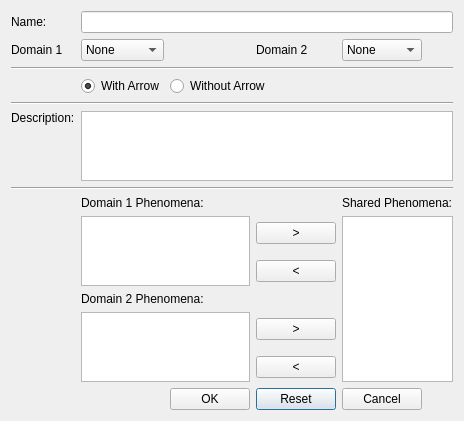
<?xml version="1.0" encoding="UTF-8"?>
<ui version="4.0">
 <class>EditInterface</class>
 <widget class="QDialog" name="EditInterface">
  <property name="geometry">
   <rect>
    <x>0</x>
    <y>0</y>
    <width>450</width>
    <height>350</height>
   </rect>
  </property>
  <property name="windowTitle">
   <string>Dialog</string>
  </property>
  <layout class="QGridLayout" name="gridLayout">
   <item row="4" column="0" colspan="6">
    <widget class="Line" name="line_2">
     <property name="orientation">
      <enum>Qt::Horizontal</enum>
     </property>
    </widget>
   </item>
   <item row="5" column="0">
    <widget class="QLabel" name="descriptionLabel">
     <property name="text">
      <string>Description:</string>
     </property>
     <property name="alignment">
      <set>Qt::AlignLeading|Qt::AlignLeft|Qt::AlignTop</set>
     </property>
    </widget>
   </item>
   <item row="1" column="0">
    <widget class="QLabel" name="domainOneLabel">
     <property name="text">
      <string>Domain 1</string>
     </property>
    </widget>
   </item>
   <item row="1" column="4">
    <widget class="QComboBox" name="domainTwo">
     <item>
      <property name="text">
       <string>None</string>
      </property>
     </item>
    </widget>
   </item>
   <item row="1" column="1">
    <widget class="QComboBox" name="domainOne">
     <item>
      <property name="text">
       <string>None</string>
      </property>
     </item>
    </widget>
   </item>
   <item row="6" column="0" colspan="6">
    <widget class="Line" name="line">
     <property name="orientation">
      <enum>Qt::Horizontal</enum>
     </property>
    </widget>
   </item>
   <item row="0" column="0">
    <widget class="QLabel" name="nameLabel">
     <property name="text">
      <string>Name:</string>
     </property>
    </widget>
   </item>
   <item row="0" column="1" colspan="5">
    <widget class="QLineEdit" name="nameLineEdit"/>
   </item>
   <item row="3" column="1">
    <widget class="QRadioButton" name="withArrowRadio">
     <property name="enabled">
      <bool>true</bool>
     </property>
     <property name="text">
      <string>With Arrow</string>
     </property>
     <property name="checkable">
      <bool>true</bool>
     </property>
     <property name="checked">
      <bool>true</bool>
     </property>
    </widget>
   </item>
   <item row="3" column="2" colspan="2">
    <widget class="QRadioButton" name="withoutArrowRadio">
     <property name="text">
      <string>Without Arrow</string>
     </property>
    </widget>
   </item>
   <item row="5" column="1" colspan="5">
    <widget class="QTextEdit" name="descriptionTextEdit"/>
   </item>
   <item row="2" column="0" colspan="6">
    <widget class="Line" name="line_3">
     <property name="orientation">
      <enum>Qt::Horizontal</enum>
     </property>
    </widget>
   </item>
   <item row="1" column="3">
    <widget class="QLabel" name="domainTwoLabel">
     <property name="text">
      <string>Domain 2</string>
     </property>
    </widget>
   </item>
   <item row="13" column="3">
    <widget class="QPushButton" name="resetButton">
     <property name="text">
      <string>Reset</string>
     </property>
    </widget>
   </item>
   <item row="13" column="4">
    <widget class="QPushButton" name="cancelButton">
     <property name="text">
      <string>Cancel</string>
     </property>
    </widget>
   </item>
   <item row="8" column="1" rowspan="2" colspan="2">
    <widget class="QListView" name="listView"/>
   </item>
   <item row="13" column="2">
    <widget class="QPushButton" name="okButton">
     <property name="text">
      <string>OK</string>
     </property>
    </widget>
   </item>
   <item row="7" column="1" colspan="2">
    <widget class="QLabel" name="label">
     <property name="text">
      <string>Domain 1 Phenomena:</string>
     </property>
    </widget>
   </item>
   <item row="10" column="1" colspan="2">
    <widget class="QLabel" name="label_2">
     <property name="text">
      <string>Domain 2 Phenomena:</string>
     </property>
    </widget>
   </item>
   <item row="8" column="3">
    <widget class="QPushButton" name="pushButton_2">
     <property name="text">
      <string>&gt;</string>
     </property>
    </widget>
   </item>
   <item row="11" column="3">
    <widget class="QPushButton" name="pushButton">
     <property name="text">
      <string>&gt;</string>
     </property>
    </widget>
   </item>
   <item row="7" column="4" colspan="2">
    <widget class="QLabel" name="label_3">
     <property name="text">
      <string>Shared Phenomena:</string>
     </property>
    </widget>
   </item>
   <item row="9" column="3">
    <widget class="QPushButton" name="pushButton_3">
     <property name="text">
      <string>&lt;</string>
     </property>
    </widget>
   </item>
   <item row="12" column="3">
    <widget class="QPushButton" name="pushButton_4">
     <property name="text">
      <string>&lt;</string>
     </property>
    </widget>
   </item>
   <item row="11" column="1" rowspan="2" colspan="2">
    <widget class="QListView" name="listView_2"/>
   </item>
   <item row="8" column="4" rowspan="5" colspan="2">
    <widget class="QListView" name="listView_3"/>
   </item>
  </layout>
 </widget>
 <resources/>
 <connections/>
</ui>
